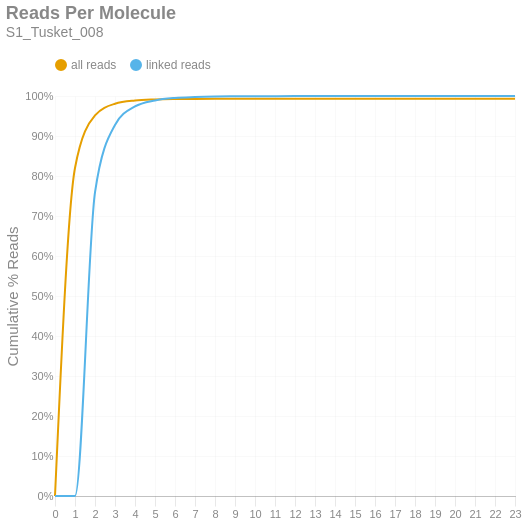

Notebook cell for this chart:
### Markdown cell above
### Reads per Molecule
This chart shows the cumulative distribution of the number of reads per linked molecule. That is, how many alignments are associated with a unique molecule. This excludes the number of reads associated with invalid or absent linked-read barcodes. The `linked` histogram is the percentages recalculated when disregarding singletons.

### Code cell
if SKIPLR:
    print_html(f"Skipped")
else:
    counts = np.bincount(valids['reads'].cast(pl.Int64).to_numpy())
    weighted = counts * np.arange(len(counts))
    all_perc = weighted / n_reads
    linked_perc = weighted / n_linked_reads
    linked_perc[1] = 0
    binned_df = pl.DataFrame({
        'readsper': list(range(len(counts))),
        'all reads (cumsum)': np.cumsum(all_perc).tolist(),
        'linked reads (cumsum)': np.cumsum(linked_perc).tolist(),
    })

    with SafeRender(binned_df):
        (
            density_plot(binned_df, 'Reads Per Molecule', samplename, 'readspmol')
            .encode(
                x=alt.X('readsper:O', title=None).axis(labelAngle=0).scale(padding=0),
                y=alt.Y('value:Q', title='Cumulative % Reads').axis(format='%').stack(False),
                color=alt.Color("key:N").scale(domain=["all reads", "linked reads"]),
                tooltip=[
                    alt.Tooltip("key:N", title="Data Type"),
                    alt.Tooltip("readsper:O", title="Reads Per Molecule"),
                    alt.Tooltip("value:Q", format=".2%", title="% Reads (Cum.)")
                ]            
            )
        ).display()

### Figure 1 — Vega-Lite specification as saved in the notebook (floating-point values rounded to 4 significant figures)
{"width": "container", "height": 400, "config": {"title": {"anchor": "start", "dy": -15, "fontSize": 18, "color": "#888888", "subtitleColor": "#888888", "subtitleFontSize": 14}, "arc": {"fill": "#0072B2"}, "axis": {"domainColor": "#888888", "domainWidth": 0.5, "gridWidth": 0.2, "grid": false, "titleFontWeight": 400, "titleFontSize": 15, "labelFontSize": 11, "labelColor": "#888888", "tickColor": "#888888", "tickWidth": 0.2, "titleColor": "#888888"}, "axisBand": {"grid": false}, "axisX": {"grid": true, "tickSize": 10, "domainCap": "round"}, "axisY": {"domain": false, "grid": true, "tickSize": 0, "domainCap": "round"}, "background": "transparent", "header": {"labelFontSize": 15, "labelColor": "#888888", "titleFontSize": 15, "titleFontWeight": 600, "titleColor": "#888888"}, "legend": {"labelFont": "sans-serif", "labelFontSize": 12, "labelColor": "#888888", "symbolSize": 100, "symbolType": "circle", "titleFontSize": 12, "titlePadding": 10, "titleColor": "#888888", "title": null, "orient": "top"}, "range": {"category": ["#E69F00", "#56B4E9", "#009E73", "#F0E442", "#0072B2", "#D55E00", "#CC79A7", "#000000"], "diverging": ["#cfe8f3", "#a2d4ec", "#73bfe2", "#46abdb", "#1696d2", "#12719e"]}, "area": {"fill": "#0072B2", "fillOpacity": 0.7, "line": true, "strokeOpacity": 0.7}, "line": {"color": "#0072B2", "stroke": "#0072B2", "strokeWidth": 2}, "trail": {"color": "#0072B2", "stroke": "#0072B2", "strokeWidth": 0, "size": 1}, "point": {"filled": true, "fillOpacity": 1.0, "size": 95}, "text": {"color": "#888888", "fontSize": 11, "align": "right", "fontWeight": 400, "size": 11}, "bar": {"fill": "#0072B2", "stroke": null}, "view": {"stroke": null, "continuousWidth": 660, "continuousHeight": 400}}, "data": {"name": "data-06623ef94a1d04f17d7412eb40bfdf4e"}, "mark": {"type": "line", "interpolate": "monotone", "point": {"opacity": 0, "size": 275}}, "encoding": {"color": {"field": "key", "scale": {"domain": ["all reads", "linked reads"]}, "type": "nominal"}, "tooltip": [{"field": "key", "title": "Data Type", "type": "nominal"}, {"field": "readsper", "title": "Reads Per Molecule", "type": "ordinal"}, {"field": "value", "format": ".2%", "title": "% Reads (Cum.)", "type": "quantitative"}], "x": {"axis": {"labelAngle": 0}, "field": "readsper", "scale": {"padding": 0}, "title": null, "type": "ordinal"}, "y": {"axis": {"format": "%"}, "field": "value", "stack": false, "title": "Cumulative % Reads", "type": "quantitative"}}, "params": [{"name": "param_c36ac31b6afebe62", "select": {"type": "point", "fields": ["key"]}, "bind": "legend"}], "title": {"text": "Reads Per Molecule", "subtitle": "S1_Tusket_008"}, "transform": [{"fold": ["all reads (cumsum)", "linked reads (cumsum)"]}, {"calculate": "replace(datum.key, ' (cumsum)', '')", "as": "key"}, {"filter": {"param": "param_c36ac31b6afebe62"}}], "usermeta": {"embedOptions": {"downloadFileName": "S1_Tusket_008.readspmol"}}, "$schema": "https://vega.github.io/schema/vega-lite/v6.1.0.json", "datasets": {"data-06623ef94a1d04f17d7412eb40bfdf4e": [{"readsper": 0, "all reads (cumsum)": 0.0, "linked reads (cumsum)": 0.0}, {"readsper": 1, "all reads (cumsum)": 0.82, "linked reads (cumsum)": 0.0}, {"readsper": 2, "all reads (cumsum)": 0.9515, "linked reads (cumsum)": 0.7592}, {"readsper": 3, "all reads (cumsum)": 0.9806, "linked reads (cumsum)": 0.9275}, {"readsper": 4, "all reads (cumsum)": 0.9887, "linked reads (cumsum)": 0.9739}, {"readsper": 5, "all reads (cumsum)": 0.9913, "linked reads (cumsum)": 0.9889}, {"readsper": 6, "all reads (cumsum)": 0.9923, "linked reads (cumsum)": 0.9951}, {"readsper": 7, "all reads (cumsum)": 0.9928, "linked reads (cumsum)": 0.9974}, {"readsper": 8, "all reads (cumsum)": 0.993, "linked reads (cumsum)": 0.9987}, {"readsper": 9, "all reads (cumsum)": 0.9931, "linked reads (cumsum)": 0.9992}, {"readsper": 10, "all reads (cumsum)": 0.9931, "linked reads (cumsum)": 0.9995}, {"readsper": 11, "all reads (cumsum)": 0.9931, "linked reads (cumsum)": 0.9997}, {"readsper": 12, "all reads (cumsum)": 0.9932, "linked reads (cumsum)": 0.9998}, {"readsper": 13, "all reads (cumsum)": 0.9932, "linked reads (cumsum)": 0.9998}, {"readsper": 14, "all reads (cumsum)": 0.9932, "linked reads (cumsum)": 0.9998}, {"readsper": 15, "all reads (cumsum)": 0.9932, "linked reads (cumsum)": 0.9999}, {"readsper": 16, "all reads (cumsum)": 0.9932, "linked reads (cumsum)": 0.9999}, {"readsper": 17, "all reads (cumsum)": 0.9932, "linked reads (cumsum)": 0.9999}, {"readsper": 18, "all reads (cumsum)": 0.9932, "linked reads (cumsum)": 0.9999}, {"readsper": 19, "all reads (cumsum)": 0.9932, "linked reads (cumsum)": 0.9999}, {"readsper": 20, "all reads (cumsum)": 0.9932, "linked reads (cumsum)": 0.9999}, {"readsper": 21, "all reads (cumsum)": 0.9932, "linked reads (cumsum)": 0.9999}, {"readsper": 22, "all reads (cumsum)": 0.9932, "linked reads (cumsum)": 1.0}, {"readsper": 23, "all reads (cumsum)": 0.9932, "linked reads (cumsum)": 1.0}]}}
